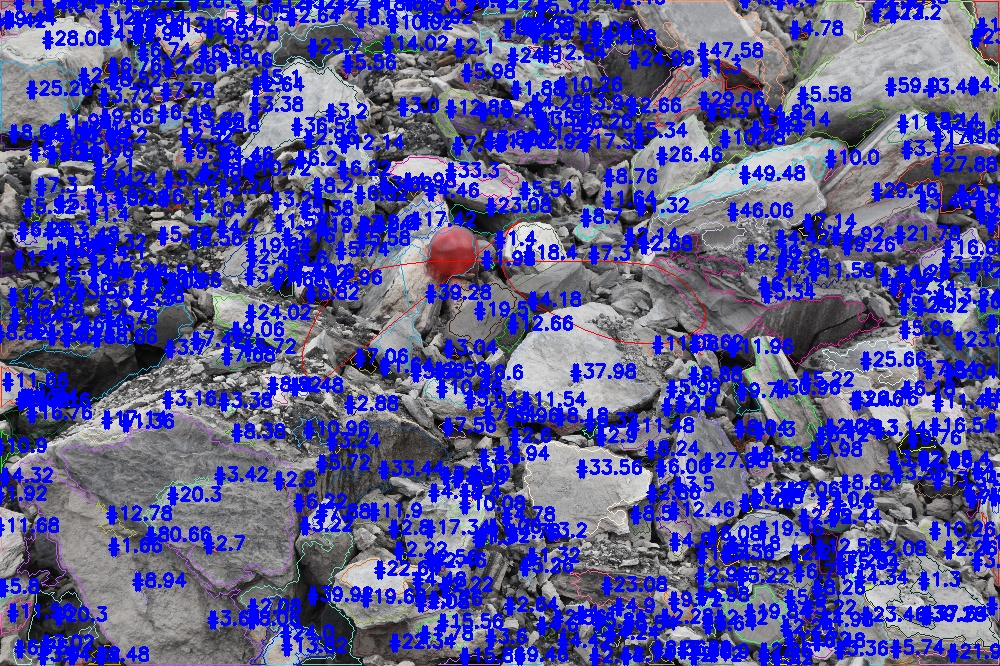
#> input picture Input/Pl001-Cu0001-Cf0001-Mi001-Bh0001-Si-001-Pi001-002_F.JPG, 1000 x 666 px, found by its file name
$ python main.py Input/Pl001-Cu0001-Cf0001-Mi001-Bh0001-Si-001-Pi001-001_F.JPG Input/Pl001-Cu0001-Cf0001-Mi001-Bh0001-Si-001-Pi001-002_F.JPG
#> lines starting #> are read from the running program, lines starting #| are printed output that depends on the picture
### find_fac.py
import cv2
import math
def length(path,acc_balldia,scale):
    fac = []
    # [24 lines left out: functions detect_ball_length, line_drawing, not called in this run]


    img = cv2.imread(path)
    img = cv2.resize(img,(img.shape[:2][1]//scale,img.shape[:2][0]//scale))
    cv2.namedWindow('Ball length')
    cv2.setMouseCallback('Ball length',line_drawing)
    #cv2.imshow('Ball length',img)
    while(1):
        cv2.imshow('Ball length',img)
        if cv2.waitKey(1) & 0xFF == 27:

            break
    cv2.destroyAllWindows()
    return(fac[0])


### main.py
from find_fac import length
from fine_tune import fine_tune
from manual import mancon
from histogram import plotX
from unit_selection import get_units
from merge import merge
import sys
import cv2

#take input
#C:\Users\USER\NEW BUTTONS 5\tot_v8\Input\Level 3 Pic 3-003_O.jpgpath=''
path=''
#path = input('Enter the location of image: ')


try:
	path = str(sys.argv[1])+"\\" +str(sys.argv[2])
	print(path)
	buff1 = cv2.imread(path)
#> buff1 is the input picture: shape (666, 1000, 3); mean B, G, R 154.5, 87.3, 88.6
	buff2 = buff1.shape
#> buff2 = (666, 1000, 3)
except AttributeError:
	path = str(sys.argv[1])+"/" +str(sys.argv[2])
	buff1 = cv2.imread(path)
	buff2 = buff1.shape

acc_ball = float(input('Enter the diameter of the scaling object in cm: '))
#> the answer given: 3
scale = int(input('Scale down by: '))
#> the answer given: 3

#get factor to find actual lenght
factor = length(path,acc_ball,scale)
#> in length, `img = cv2.resize(img,(img.shape[:2][1]//scale,img.shape[:2][0]//scale))`:
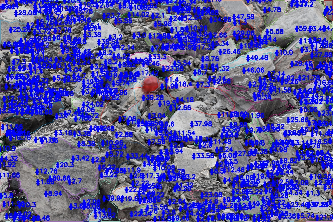
#> img: shape (222, 333, 3); mean B, G, R 154.7, 87.4, 88.7
#> (key Esc is pressed here)
#> (the run stopped early here; a loop or call above may not have finished)
